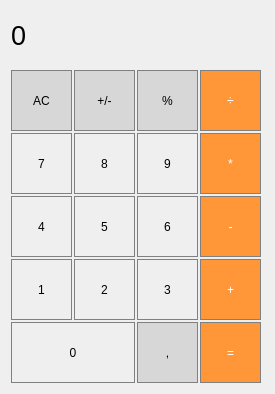
<?xml version="1.0" encoding="UTF-8"?>
<ui version="4.0">
 <class>MainWindow</class>
 <widget class="QMainWindow" name="MainWindow">
  <property name="geometry">
   <rect>
    <x>0</x>
    <y>0</y>
    <width>275</width>
    <height>394</height>
   </rect>
  </property>
  <property name="windowTitle">
   <string>MainWindow</string>
  </property>
  <widget class="QWidget" name="centralwidget">
   <widget class="QLabel" name="result_show">
    <property name="geometry">
     <rect>
      <x>11</x>
      <y>5</y>
      <width>251</width>
      <height>61</height>
     </rect>
    </property>
    <property name="font">
     <font>
      <pointsize>20</pointsize>
     </font>
    </property>
    <property name="styleSheet">
     <string notr="true">QLabel {
  qproperty-alignment: 'AlignVCenter | AlignRight';
  border: 1px solid gray;
}

background-color : white;</string>
    </property>
    <property name="text">
     <string>0</string>
    </property>
   </widget>
   <widget class="QPushButton" name="pushButton_clear">
    <property name="geometry">
     <rect>
      <x>11</x>
      <y>70</y>
      <width>61</width>
      <height>61</height>
     </rect>
    </property>
    <property name="styleSheet">
     <string notr="true">QPushButton {
  background-color: rgb(215, 215, 215);
  border: 1px solid gray;
}
QPushButton:pressed {
    background-color: qlineargradient(x1: 0, y1: 0, x2: 0, y2: 1,
                                      stop: 0 #BEBEBE, stop: 1 #D7D7D7);
}</string>
    </property>
    <property name="text">
     <string>AC</string>
    </property>
   </widget>
   <widget class="QPushButton" name="pushButton_plus_minus">
    <property name="geometry">
     <rect>
      <x>74</x>
      <y>70</y>
      <width>61</width>
      <height>61</height>
     </rect>
    </property>
    <property name="styleSheet">
     <string notr="true">QPushButton {
  background-color: rgb(215, 215, 215);
  border: 1px solid gray;
}
QPushButton:pressed {
    background-color: qlineargradient(x1: 0, y1: 0, x2: 0, y2: 1,
                                      stop: 0 #BEBEBE, stop: 1 #D7D7D7);
}</string>
    </property>
    <property name="text">
     <string>+/-</string>
    </property>
   </widget>
   <widget class="QPushButton" name="pushButton_proc">
    <property name="geometry">
     <rect>
      <x>137</x>
      <y>70</y>
      <width>61</width>
      <height>61</height>
     </rect>
    </property>
    <property name="styleSheet">
     <string notr="true">QPushButton {
  background-color: rgb(215, 215, 215);
  border: 1px solid gray;
}
QPushButton:pressed {
    background-color: qlineargradient(x1: 0, y1: 0, x2: 0, y2: 1,
                                      stop: 0 #BEBEBE, stop: 1 #D7D7D7);
}</string>
    </property>
    <property name="text">
     <string>%</string>
    </property>
   </widget>
   <widget class="QPushButton" name="pushButton_devide">
    <property name="geometry">
     <rect>
      <x>200</x>
      <y>70</y>
      <width>61</width>
      <height>61</height>
     </rect>
    </property>
    <property name="styleSheet">
     <string notr="true">QPushButton {
  background-color: rgb(255, 151, 57);
  color: white; 
  border: 1px solid gray;
}

QPushButton:pressed {
    background-color: qlineargradient(x1: 0, y1: 0, x2: 0, y2: 1,
                                      stop: 0 #FF7832, stop: 1 #FF9739);
}</string>
    </property>
    <property name="text">
     <string>÷</string>
    </property>
   </widget>
   <widget class="QPushButton" name="pushButton_9">
    <property name="geometry">
     <rect>
      <x>137</x>
      <y>133</y>
      <width>61</width>
      <height>61</height>
     </rect>
    </property>
    <property name="styleSheet">
     <string notr="true">QPushButton {
   border: 1px solid gray;
}
QPushButton:pressed {
    background-color: qlineargradient(x1: 0, y1: 0, x2: 0, y2: 1,
                                      stop: 0 #dadbde, stop: 1 #f6f7fa);
}</string>
    </property>
    <property name="text">
     <string>9</string>
    </property>
   </widget>
   <widget class="QPushButton" name="pushButton_7">
    <property name="geometry">
     <rect>
      <x>11</x>
      <y>133</y>
      <width>61</width>
      <height>61</height>
     </rect>
    </property>
    <property name="styleSheet">
     <string notr="true">QPushButton {
   border: 1px solid gray;
}
QPushButton:pressed {
    background-color: qlineargradient(x1: 0, y1: 0, x2: 0, y2: 1,
                                      stop: 0 #dadbde, stop: 1 #f6f7fa);
}</string>
    </property>
    <property name="text">
     <string>7</string>
    </property>
   </widget>
   <widget class="QPushButton" name="pushButton_8">
    <property name="geometry">
     <rect>
      <x>74</x>
      <y>133</y>
      <width>61</width>
      <height>61</height>
     </rect>
    </property>
    <property name="styleSheet">
     <string notr="true">QPushButton {
   border: 1px solid gray;
}
QPushButton:pressed {
    background-color: qlineargradient(x1: 0, y1: 0, x2: 0, y2: 1,
                                      stop: 0 #dadbde, stop: 1 #f6f7fa);
}</string>
    </property>
    <property name="text">
     <string>8</string>
    </property>
   </widget>
   <widget class="QPushButton" name="pushButton_mult">
    <property name="geometry">
     <rect>
      <x>200</x>
      <y>133</y>
      <width>61</width>
      <height>61</height>
     </rect>
    </property>
    <property name="styleSheet">
     <string notr="true">QPushButton {
  background-color: rgb(255, 151, 57);
  color: white; 
  border: 1px solid gray;
}

QPushButton:pressed {
    background-color: qlineargradient(x1: 0, y1: 0, x2: 0, y2: 1,
                                      stop: 0 #FF7832, stop: 1 #FF9739);
}</string>
    </property>
    <property name="text">
     <string>*</string>
    </property>
   </widget>
   <widget class="QPushButton" name="pushButton_6">
    <property name="geometry">
     <rect>
      <x>137</x>
      <y>196</y>
      <width>61</width>
      <height>61</height>
     </rect>
    </property>
    <property name="styleSheet">
     <string notr="true">QPushButton {
   border: 1px solid gray;
}
QPushButton:pressed {
    background-color: qlineargradient(x1: 0, y1: 0, x2: 0, y2: 1,
                                      stop: 0 #dadbde, stop: 1 #f6f7fa);
}</string>
    </property>
    <property name="text">
     <string>6</string>
    </property>
   </widget>
   <widget class="QPushButton" name="pushButton_sum">
    <property name="geometry">
     <rect>
      <x>200</x>
      <y>259</y>
      <width>61</width>
      <height>61</height>
     </rect>
    </property>
    <property name="styleSheet">
     <string notr="true">QPushButton {
  background-color: rgb(255, 151, 57);
  color: white; 
  border: 1px solid gray;
}

QPushButton:pressed {
    background-color: qlineargradient(x1: 0, y1: 0, x2: 0, y2: 1,
                                      stop: 0 #FF7832, stop: 1 #FF9739);
}</string>
    </property>
    <property name="text">
     <string>+</string>
    </property>
   </widget>
   <widget class="QPushButton" name="pushButton_3">
    <property name="geometry">
     <rect>
      <x>137</x>
      <y>259</y>
      <width>61</width>
      <height>61</height>
     </rect>
    </property>
    <property name="styleSheet">
     <string notr="true">QPushButton {
   border: 1px solid gray;
}
QPushButton:pressed {
    background-color: qlineargradient(x1: 0, y1: 0, x2: 0, y2: 1,
                                      stop: 0 #dadbde, stop: 1 #f6f7fa);
}</string>
    </property>
    <property name="text">
     <string>3</string>
    </property>
   </widget>
   <widget class="QPushButton" name="pushButton_1">
    <property name="geometry">
     <rect>
      <x>11</x>
      <y>259</y>
      <width>61</width>
      <height>61</height>
     </rect>
    </property>
    <property name="styleSheet">
     <string notr="true">QPushButton {
   border: 1px solid gray;
}
QPushButton:pressed {
    background-color: qlineargradient(x1: 0, y1: 0, x2: 0, y2: 1,
                                      stop: 0 #dadbde, stop: 1 #f6f7fa);
}</string>
    </property>
    <property name="text">
     <string>1</string>
    </property>
   </widget>
   <widget class="QPushButton" name="pushButton_2">
    <property name="geometry">
     <rect>
      <x>74</x>
      <y>259</y>
      <width>61</width>
      <height>61</height>
     </rect>
    </property>
    <property name="styleSheet">
     <string notr="true">QPushButton {
   border: 1px solid gray;
}
QPushButton:pressed {
    background-color: qlineargradient(x1: 0, y1: 0, x2: 0, y2: 1,
                                      stop: 0 #dadbde, stop: 1 #f6f7fa);
}</string>
    </property>
    <property name="text">
     <string>2</string>
    </property>
   </widget>
   <widget class="QPushButton" name="pushButton_4">
    <property name="geometry">
     <rect>
      <x>11</x>
      <y>196</y>
      <width>61</width>
      <height>61</height>
     </rect>
    </property>
    <property name="styleSheet">
     <string notr="true">QPushButton {
   border: 1px solid gray;
}
QPushButton:pressed {
    background-color: qlineargradient(x1: 0, y1: 0, x2: 0, y2: 1,
                                      stop: 0 #dadbde, stop: 1 #f6f7fa);
}</string>
    </property>
    <property name="text">
     <string>4</string>
    </property>
   </widget>
   <widget class="QPushButton" name="pushButton_5">
    <property name="geometry">
     <rect>
      <x>74</x>
      <y>196</y>
      <width>61</width>
      <height>61</height>
     </rect>
    </property>
    <property name="styleSheet">
     <string notr="true">QPushButton {
   border: 1px solid gray;
}
QPushButton:pressed {
    background-color: qlineargradient(x1: 0, y1: 0, x2: 0, y2: 1,
                                      stop: 0 #dadbde, stop: 1 #f6f7fa);
}</string>
    </property>
    <property name="text">
     <string>5</string>
    </property>
   </widget>
   <widget class="QPushButton" name="pushButton_min">
    <property name="geometry">
     <rect>
      <x>200</x>
      <y>196</y>
      <width>61</width>
      <height>61</height>
     </rect>
    </property>
    <property name="styleSheet">
     <string notr="true">QPushButton {
  background-color: rgb(255, 151, 57);
  color: white; 
  border: 1px solid gray;
}

QPushButton:pressed {
    background-color: qlineargradient(x1: 0, y1: 0, x2: 0, y2: 1,
                                      stop: 0 #FF7832, stop: 1 #FF9739);
}</string>
    </property>
    <property name="text">
     <string>-</string>
    </property>
   </widget>
   <widget class="QPushButton" name="pushButton_dot">
    <property name="geometry">
     <rect>
      <x>137</x>
      <y>322</y>
      <width>61</width>
      <height>61</height>
     </rect>
    </property>
    <property name="styleSheet">
     <string notr="true">QPushButton {
  background-color: rgb(215, 215, 215);
  border: 1px solid gray;
}
QPushButton:pressed {
    background-color: qlineargradient(x1: 0, y1: 0, x2: 0, y2: 1,
                                      stop: 0 #BEBEBE, stop: 1 #D7D7D7);
}</string>
    </property>
    <property name="text">
     <string>,</string>
    </property>
   </widget>
   <widget class="QPushButton" name="pushButton_equel">
    <property name="geometry">
     <rect>
      <x>200</x>
      <y>322</y>
      <width>61</width>
      <height>61</height>
     </rect>
    </property>
    <property name="styleSheet">
     <string notr="true">QPushButton {
  background-color: rgb(255, 151, 57);
  color: white; 
  border: 1px solid gray;
}

QPushButton:pressed {
    background-color: qlineargradient(x1: 0, y1: 0, x2: 0, y2: 1,
                                      stop: 0 #FF7832, stop: 1 #FF9739);
}</string>
    </property>
    <property name="text">
     <string>=</string>
    </property>
   </widget>
   <widget class="QPushButton" name="pushButton_0">
    <property name="geometry">
     <rect>
      <x>11</x>
      <y>322</y>
      <width>124</width>
      <height>61</height>
     </rect>
    </property>
    <property name="styleSheet">
     <string notr="true">QPushButton {
   border: 1px solid gray;
}
QPushButton:pressed {
    background-color: qlineargradient(x1: 0, y1: 0, x2: 0, y2: 1,
                                      stop: 0 #dadbde, stop: 1 #f6f7fa);
}</string>
    </property>
    <property name="text">
     <string>0</string>
    </property>
   </widget>
  </widget>
 </widget>
 <resources/>
 <connections/>
</ui>
